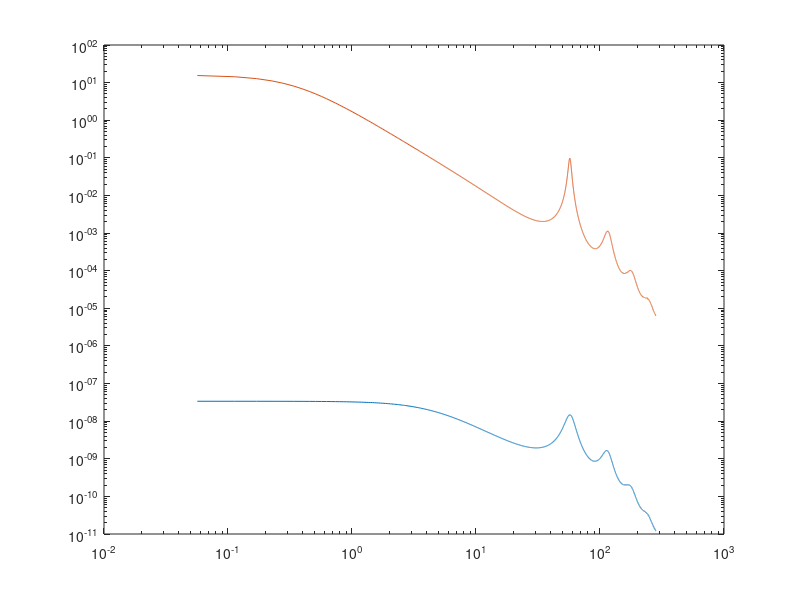

Reproduce this figure in MATLAB.
clear


for c=1:2
%min radis
 G(1,1:8)=[1.460054689899175,-6.433444266744750,3.416884723262748 ,2.163056508698735, -0.145951540377034, 0.006282944866352,4.162976108515869,3.462423553355372];
%max radius    
 G(2,1:8)=[9.174490544063291,-14.512659326324547,4.754422470509468,5.332531962375183,-1.161263288195806,7.313578776683109,3.252438507388800,0.181085848746451];

 
 
G_ee=G(c,1);
G_ei=G(c,2);
G_es=G(c,3);
G_re=G(c,7);
G_rs=G(c,8);
G_sr=G(c,5);
G_sn=G(c,6);
G_se=G(c,4);
%Random connectivity assumption
G_ie=G_ee;
G_ii=G_ei;
G_is=G_es;

G_ese=G_es*G_se;
%G_ese=5.9943;
G_erse=G_es*G_sr*G_re;
%G_erse=-1.6712;
G_srs=G_sr*G_rs;
%G_srs=-0.6474;
G_esn=G_es*G_sn;

t_0=0.085;
tau_re=t_0/2;
tau_se=t_0/2;
tau_es=t_0/2;

r_ee=0.086;
phi_n=0.001;

k0=10;
Lx=0.5;
Ly=0.5;
nw=5000;
alpha=83.3;
beta=770;
gamma_ee=116;

f = linspace(0,45,nw);
w=2*pi*f;
dw=w(2)-w(1);
kmax=6;
dk=2*pi/Lx;
m_rows=-kmax:kmax;
n_cols=-kmax:kmax;
[kxa,kya]=meshgrid(dk*m_rows,dk*n_cols);
k2=kxa.^2+kya.^2;
k2u=unique(k2(:));
k2u=[k2u histc(k2(:),k2u)];

P=zeros(size(w));

%for m=1:length(m_rows)
%k=1  
   % for n=1:length(n_cols)
     %   k=k2(m,n);
        
   for j=1:size(k2u,1)
       k=k2u(j,1);
       
 

       
         %k=sqrt((k_x)^2 + (k_y)^2);
%L(w)
L=((1-1i*w./alpha).*(1-1i*w./beta)).^-1;
%q^2*r_ee^2
q_re=(1-1i*w./gamma_ee).^2 - (1./(1-G_ei*L)).*(L.*G_ee + ((L.^2.*G_ese + L.^3 .*G_erse).*exp(1i*w.*t_0))./(1-L.^2.*G_srs));
%Transfer function for e:
T=(L.^2).*G_esn.*exp(1i*w.*t_0*0.5)./((1-(L.^2)*G_srs).*(1-G_ei*L).*(((k^2) .* (r_ee.^2))+(q_re)));
%Power spectrum
        P=P+k2u(j,2)*abs(T).^2 .* abs(phi_n).^2.*exp(-k/k0^2);
        
        
        
   end
    
P = P.*dk.^2; % Multiply by dk then sum to get the integral over k
    P = P(:).'*2*pi; % Convert to P(f)

alpha_freq = 1/(t_0 + 1/alpha + 1/beta);
freq=w/(2*pi);
loglog(w,P)
hold on
end